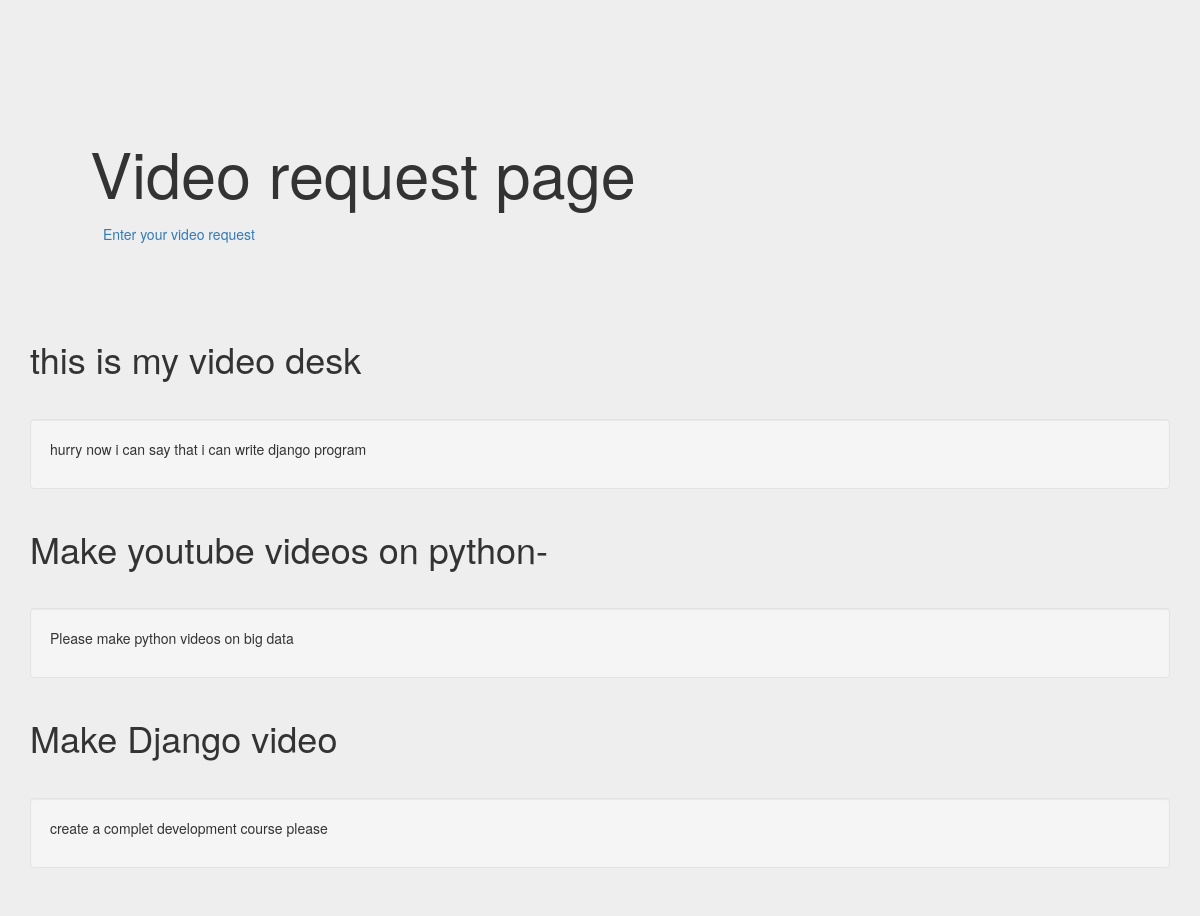
The app's page /videorequest/ with its own data.
### videorequest/models.py (models this page shows, shortened)
class Video(models.Model):
    videotitle = models.CharField(max_length=30)
    videodesc = models.TextField()
    date_added = models.DateTimeField(default=timezone.now)

### videorequest/views.py (the view)
# urls.py: path('',views.index, name='index'),
def index(request):
    videos = Video.objects.order_by('-date_added')
    context = {'videos':videos}
    return render(request, 'videorequest/index.html', context)

### videorequest/templates/videorequest/index.html (shortened to what this page needs)
{% load static %}
<!DOCTYPE html>
<html lang="en">
<head>
  <link href="{% static 'videorequest/bootstrap.min.css' %}" rel="stylesheet">
  <link href="{% static 'videorequest/theme.css' %}" rel="stylesheet">
</head>
<body>
  <div class="container theme-showcase" role="main">
    <div class="jumbotron">
      <h1>Video request page</h1>
      <a type="button" class="btn btn-link" href="{% url 'vrform' %}">Enter your video request</a>
    </div>
    {% for v in videos %}
    <div class="page-header">
      <h1>{{v.videotitle}}</h1>
    </div>
    <div class="well">
      <p>{{v.videodesc}}</p>
    </div>
    {% endfor %}
  </div>
</body>
</html>

### videorequest/static/videorequest/theme.css (style rules this page uses)
body { padding-top: 70px; padding-bottom: 30px; background-color: #eee; }

### records on screen
Video: videotitle "this is my video desk", videodesc "hurry now i can say that i can write django program"
Video: videotitle "Make youtube videos on python-", videodesc "Please make python videos on big data"
Video: videotitle "Make Django video", videodesc "create a complet development course please"
